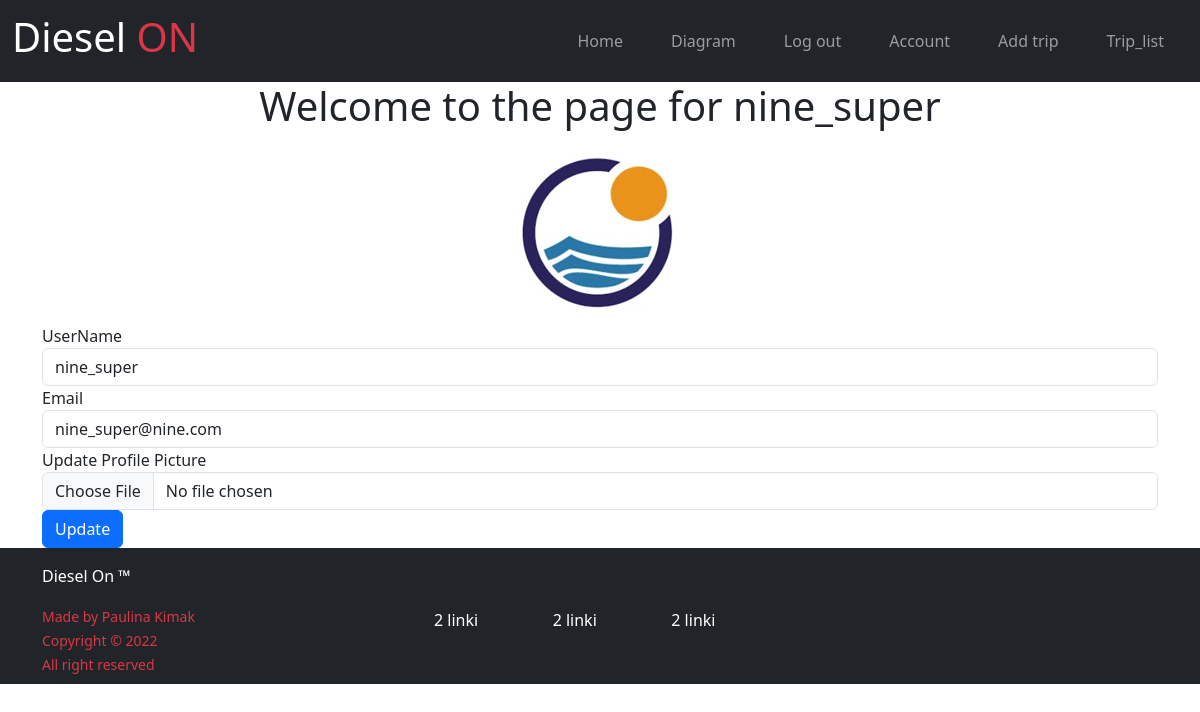
/account (signed in), run on the app's committed database.
### diesel_api/models.py (models this page shows, shortened)
class User(db.Model, UserMixin):
    __tablename__ = 'users'
    id = db.Column(db.Integer, primary_key=True)
    profile_image = db.Column(db.String(64), nullable=False, default='default_profile.png')
    email = db.Column(db.String(64), unique=True, index=True)
    username = db.Column(db.String(64), unique=True, index=True)
    password_hash = db.Column(db.String(128))
    trips=db.relationship('Trip', backref='author', lazy=True)

### diesel_api/users/views.py (the view)
@users.route('/account',methods = ['GET', 'POST'])
@login_required
def account():
    form = UpdateUserForm()
    if form.validate_on_submit():
        if form.picture.data:# jeżeli coś jest w przesłanym picture
            username = current_user.username #przechwycenie nazwy usera
            pic=add_profile_pic(form.picture.data, username)# przesłąnie do funkcji add pic potrzebnych danyc - zdjecia oraz nazwy usera z formularza
            current_user.profile_image = pic
        current_user.username =form.username.data
        current_user.email=form.email.data
        db.session.commit()
        flash('User account was updated!')
        return redirect(url_for('users.account'))
    elif request.method=="GET":
        form.username.data = current_user.username
        form.email.data = current_user.email
    profile_image = url_for('static', filename = 'profile_pics/'+current_user.profile_image)
    return render_template('account.html', profile_image=profile_image, form=form)

### diesel_api/users/forms.py (shortened to what this page needs)
class UpdateUserForm(FlaskForm):
    email = StringField('Email', validators=[DataRequired(), Email()])
    username = StringField('UserName', validators=[DataRequired()])
    picture = FileField('Update Profile Picture', validators=[FileAllowed(['jpg','png'])])
    submit = SubmitField('Update')

### diesel_api/models.py (called while the page is built)
@login_manager.user_loader
def load_user(user_id):
    return User.query.get(user_id)

### diesel_api/templates/account.html (shortened to what this page needs)
{% extends "base.html" %}
{% block content %}
    <div class="jumbotron">
        <div align="center">
            <h1>Welcome to the page for {{ current_user.username }}</h1>
            <img align="center" src="{{url_for('static', filename='profile_pics/'+current_user.profile_image)}}" alt="">
        </div>
    </div>
    <div class="container">
        <form method="POST" action="" enctype="multipart/form-data">
            <div class="form-group">
            {{form.username.label(class="form-group")}}
            {{form.username(class="form-control")}}
            </div>
            <div class="form-group">
            {{form.email.label(class="form-group")}}
            {{form.email(class="form-control")}}
            </div>
            <div class="form-group">
            {{form.picture.label(class="form-group")}}
            {{form.picture(class="form-control")}}
            </div>
            <div class="form-group">
            {{form.submit(class="btn btn-primary")}}
            </div>
        </form>
    </div>
{% endblock %}

### diesel_api/static/style.css (style rules this page uses)
body { background-color: white; }

### data on the page
User: username "nine_super", profile_image (picture), email "nine_super@nine.com"
